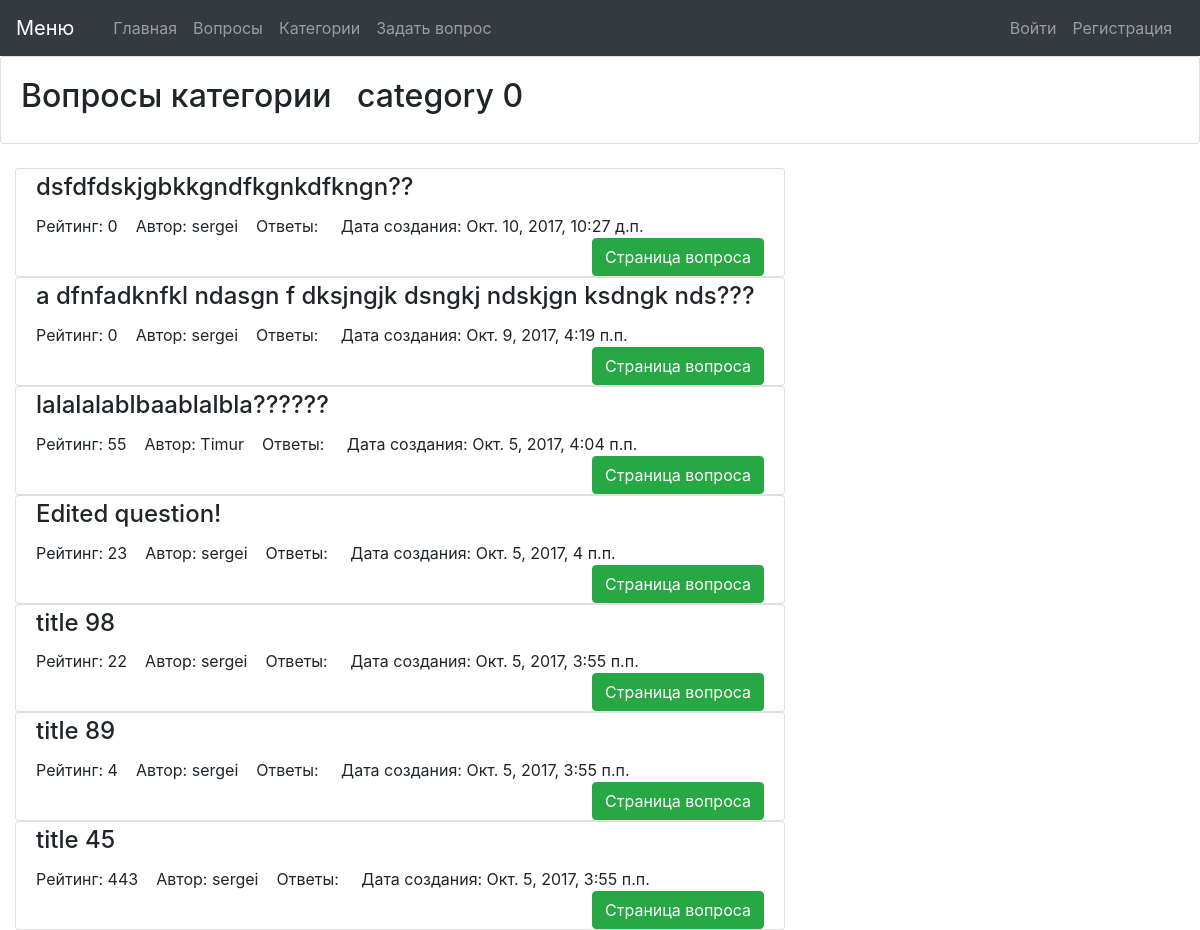
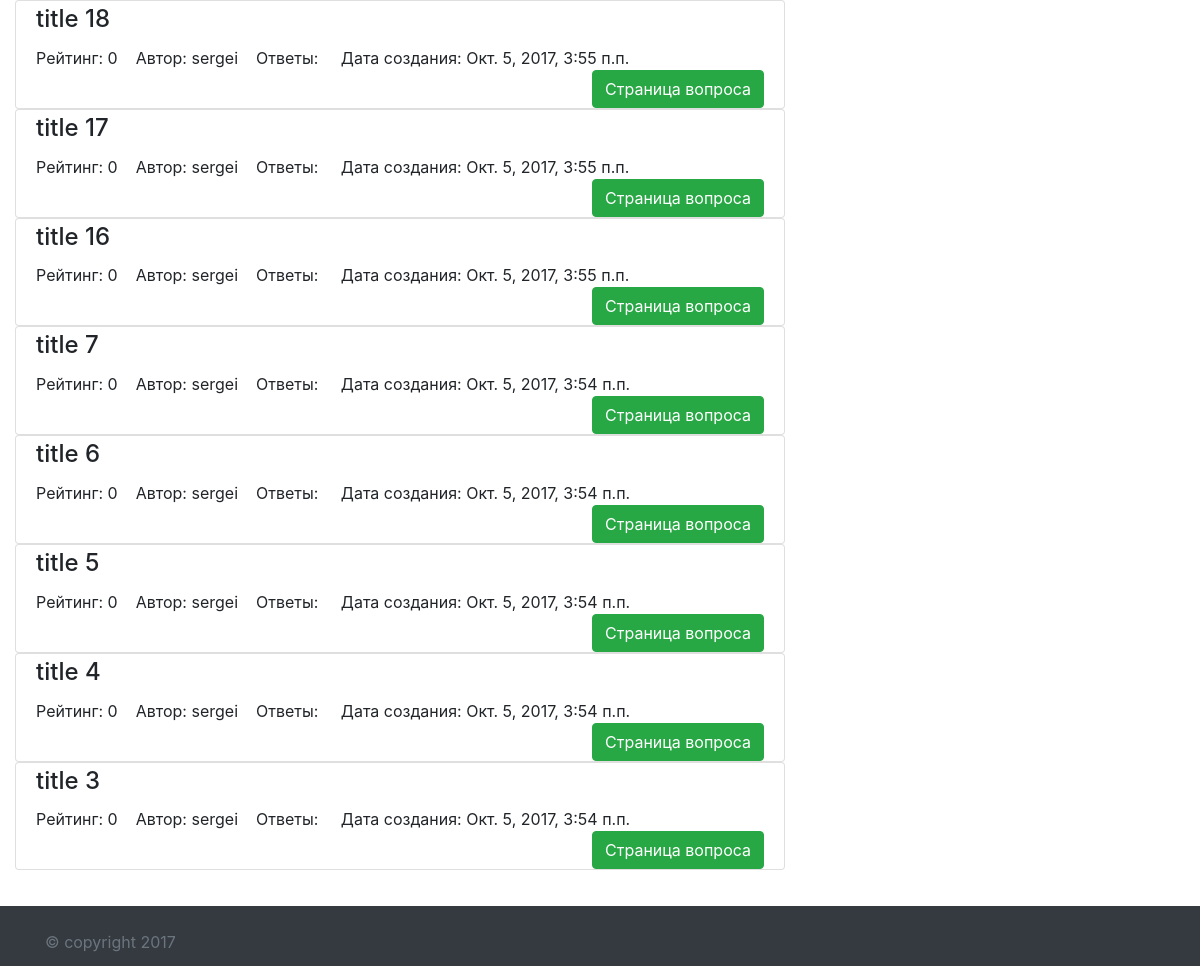
/questions/categories/1/, run on the app's committed database (2 pictures, top to bottom).
### questions/models.py (models this page shows, shortened)
class Category(models.Model):
    name = models.CharField(verbose_name=u'название', max_length=50)
    class Meta:
        verbose_name = u'Категория'
        verbose_name_plural = u'Категории'

class Question(models.Model):
    author = models.ForeignKey(settings.AUTH_USER_MODEL)
    title = models.CharField(max_length=255, verbose_name=u'заголовок')
    text = models.TextField(verbose_name=u'описание')
    created_at = models.DateTimeField(auto_now_add=True, verbose_name=u'дата создания')
    rating = models.PositiveIntegerField(default=0, verbose_name=u'рейтинг')
    categories = models.ManyToManyField(Category, related_name='questions')
    class Meta:
        verbose_name = u'Вопрос'
        verbose_name_plural = u'Вопросы'
        ordering = ('-created_at', )

### questions/views.py (the view)
# urls.py: url(r'^categories/(?P<pk>\d+)/$', CategoriesDetail.as_view(), name='categories_detail'),
class CategoriesDetail(DetailView):
    model = Category
    template_name = "categories_detail.html"
    def get_context_data(self, **kwargs):
        context = super(CategoriesDetail, self).get_context_data(**kwargs)
        context['questions'] = Question.objects.filter(categories=self.kwargs['pk']).order_by('-created_at')
        return context

### questions/templates/categories_detail.html (shortened to what this page needs)
{% extends 'base.html' %}
{% block caption %}Вопросы категории &nbsp; {{ object.name }}{% endblock %}
{% block content %}
    <div class="col-sm-8">
        {% for q in questions %}
            <div class="row">
              <div class="col">
                <div class="card">
                  <div class="card-body">
                    <h4 class="card-title" style="margin-top: -16px;">{{ q.title }}</h4>
                    <span class="card-text">Рейтинг: {{ q.rating }}</span>&nbsp;&nbsp;&nbsp;
                    <span class="card-text">Автор: {{ q.author }}</span>&nbsp;&nbsp;&nbsp;
                    <span class="card-text">Ответы: {{ q.answers_count }}</span>&nbsp;&nbsp;&nbsp;
                    <span class="card-text">Дата создания: {{ q.created_at }}</span>
                    <a href="{% url 'question_detail' pk=q.id %}" class="btn btn-success" style="float:right;margin-bottom:-20px;">Страница вопроса</a>
                  </div>
                </div>
              </div>
            </div>
        {% endfor %}
    </div>
{% endblock %}

### static/style.css (style rules this page uses)
html { position: relative; min-height: 100%; }
body { margin-bottom: 60px; }

### data on the page
Category: name "category 0"
Question: title "dsfdfdskjgbkkgndfkgnkdfkngn??", rating "0", author "sergei", created_at "Окт. 10, 2017, 10:27 д.п."
Question: title "a dfnfadknfkl ndasgn f dksjngjk dsngkj ndskjgn ksdngk nds???", rating "0", author "sergei", created_at "Окт. 9, 2017, 4:19 п.п."
Question: title "lalalalablbaablalbla??????", rating "55", author "Timur", created_at "Окт. 5, 2017, 4:04 п.п."
Question: title "Edited question!", rating "23", author "sergei", created_at "Окт. 5, 2017, 4 п.п."
Question: title "title 98", rating "22", author "sergei", created_at "Окт. 5, 2017, 3:55 п.п."
Question: title "title 89", rating "4", author "sergei", created_at "Окт. 5, 2017, 3:55 п.п."
Question: title "title 45", rating "443", author "sergei", created_at "Окт. 5, 2017, 3:55 п.п."
Question: title "title 18", rating "0", author "sergei", created_at "Окт. 5, 2017, 3:55 п.п."
Question: title "title 17", rating "0", author "sergei", created_at "Окт. 5, 2017, 3:55 п.п."
Question: title "title 16", rating "0", author "sergei", created_at "Окт. 5, 2017, 3:55 п.п."
Question: title "title 7", rating "0", author "sergei", created_at "Окт. 5, 2017, 3:54 п.п."
Question: title "title 6", rating "0", author "sergei", created_at "Окт. 5, 2017, 3:54 п.п."
Question: title "title 5", rating "0", author "sergei", created_at "Окт. 5, 2017, 3:54 п.п."
Question: title "title 4", rating "0", author "sergei", created_at "Окт. 5, 2017, 3:54 п.п."
Question: title "title 3", rating "0", author "sergei", created_at "Окт. 5, 2017, 3:54 п.п."
